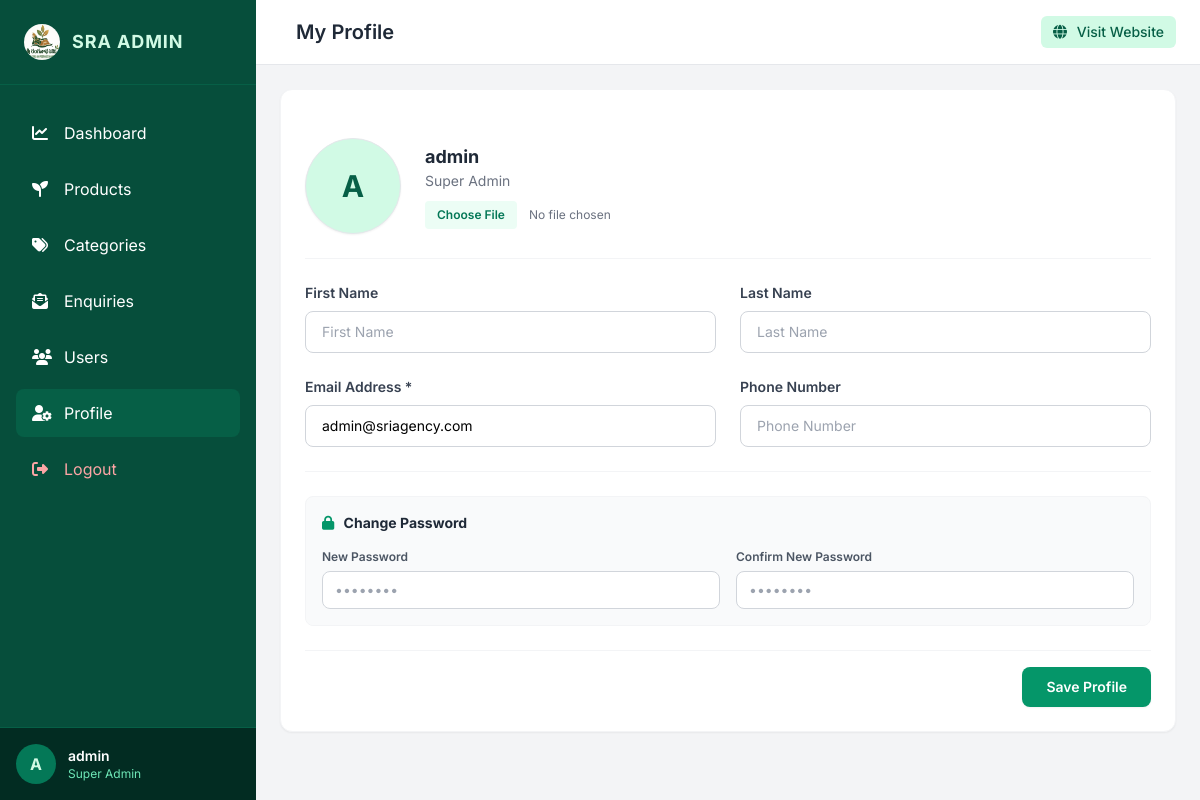
The app's page /dashboard/profile/ (signed in) with its own data.
### accounts/models.py (models this page shows, shortened)
class User(AbstractUser):
    ROLE_CHOICES = (
        ('super_admin', 'Super Admin'),
        ('admin', 'Admin'),
        ('store_manager', 'Store Manager'),
    )
    role = models.CharField(max_length=20, choices=ROLE_CHOICES, default='store_manager')
    avatar = models.ImageField(upload_to='avatars/', null=True, blank=True)
    phone = models.CharField(max_length=15, null=True, blank=True)
    objects = UserManager()

### accounts/views_mgmt.py (the view, shortened to what this page needs)
# urls.py: path('dashboard/profile/', profile_edit, name='profile_edit'),
@login_required
def profile_edit(request):
    user = request.user
    return render(request, 'dashboard/profile.html')

### templates/dashboard/profile.html (shortened to what this page needs)
{% extends 'dashboard/base.html' %}
{% block header_title %}My Profile{% endblock %}
{% block content %}
<div class="max-w-4xl bg-white rounded-xl shadow-sm border border-gray-100 overflow-hidden">
  <form method="POST" enctype="multipart/form-data" class="p-6 space-y-6">
    <div class="flex items-center space-x-6 pb-6 border-b border-gray-100">
      <div class="relative">
        {% if request.user.avatar %}
          <img src="{{ request.user.avatar.url }}" alt="Profile Photo" class="w-24 h-24 rounded-full object-cover border border-gray-200 shadow-sm" loading="lazy" width="800" height="600">
        {% else %}
          <div class="w-24 h-24 rounded-full bg-emerald-100 text-emerald-800 flex items-center justify-center font-bold text-3xl shadow-sm border border-gray-200">
            {{ request.user.username|slice:":1"|upper }}
          </div>
        {% endif %}
      </div>
      <div>
        <h3 class="text-lg font-bold text-gray-800">{{ request.user.username }}</h3>
        <p class="text-sm text-gray-500 capitalize">{{ request.user.get_role_display }}</p>
        <div class="mt-2.5">
          <input type="file" name="avatar" class="text-xs text-gray-500 file:mr-3 file:py-1.5 file:px-3 file:rounded file:border-0 file:text-xs file:font-semibold file:bg-emerald-50 file:text-emerald-700 hover:file:bg-emerald-100 cursor-pointer">
        </div>
      </div>
    </div>
    <div class="grid grid-cols-1 md:grid-cols-2 gap-6">
      <div>
        <label class="block text-sm font-semibold text-gray-700 mb-2">First Name</label>
        <input type="text" name="first_name" value="{{ request.user.first_name }}" placeholder="First Name" class="w-full px-4 py-2.5 rounded-lg border border-gray-300 focus:ring-2 focus:ring-emerald-500 text-sm">
      </div>
      <div>
        <label class="block text-sm font-semibold text-gray-700 mb-2">Last Name</label>
        <input type="text" name="last_name" value="{{ request.user.last_name }}" placeholder="Last Name" class="w-full px-4 py-2.5 rounded-lg border border-gray-300 focus:ring-2 focus:ring-emerald-500 text-sm">
      </div>
      <div>
        <label class="block text-sm font-semibold text-gray-700 mb-2">Email Address *</label>
        <input type="email" name="email" value="{{ request.user.email }}" required placeholder="email@sriagency.com" class="w-full px-4 py-2.5 rounded-lg border border-gray-300 focus:ring-2 focus:ring-emerald-500 text-sm">
      </div>
      <div>
        <label class="block text-sm font-semibold text-gray-700 mb-2">Phone Number</label>
        <input type="text" name="phone" value="{{ request.user.phone|default:'' }}" placeholder="Phone Number" class="w-full px-4 py-2.5 rounded-lg border border-gray-300 focus:ring-2 focus:ring-emerald-500 text-sm">
      </div>
    </div>
    <hr class="border-gray-100">
    <div class="bg-gray-50 p-4 rounded-lg border border-gray-100 space-y-4">
      <h4 class="text-sm font-bold text-gray-800"><i class="fa-solid fa-lock text-emerald-600 mr-1.5"></i> Change Password</h4>
      <div class="grid grid-cols-1 md:grid-cols-2 gap-4">
        <div>
          <label class="block text-xs font-semibold text-gray-600 mb-1.5">New Password</label>
          <input type="password" name="password" placeholder="••••••••" class="w-full px-3 py-2 rounded-lg border border-gray-300 focus:ring-2 focus:ring-emerald-500 text-sm bg-white">
        </div>
        <div>
          <label class="block text-xs font-semibold text-gray-600 mb-1.5">Confirm New Password</label>
          <input type="password" name="confirm_password" placeholder="••••••••" class="w-full px-3 py-2 rounded-lg border border-gray-300 focus:ring-2 focus:ring-emerald-500 text-sm bg-white">
        </div>
      </div>
    </div>
    <div class="pt-4 border-t border-gray-100 flex justify-end space-x-3">
      <button type="submit" class="bg-emerald-600 hover:bg-emerald-700 text-white text-sm font-semibold px-6 py-2.5 rounded-lg transition-colors shadow-sm">Save Profile</button>
    </div>
  </form>
</div>
{% endblock %}

### templates/dashboard/base.html (shortened to what this page needs)
{% load static %}
<!DOCTYPE html>
<html lang="en">
<head>
  <script src="https://cdn.tailwindcss.com"></script>
  <link rel="stylesheet" href="https://cdnjs.cloudflare.com/ajax/libs/font-awesome/6.4.0/css/all.min.css">
</head>
<body class="flex bg-gray-100 min-h-screen">
  <aside id="sidebar" class="bg-emerald-900 text-white w-64 min-h-screen flex flex-col transition-all duration-300 ease-in-out z-30 fixed lg:static -translate-x-full lg:translate-x-0">
    <div class="p-6 border-b border-emerald-800 flex items-center justify-between">
      <div class="flex items-center space-x-3">
        <img src="{% static 'logo.webp' %}" alt="SRA Logo" class="w-9 h-9 rounded-full" loading="lazy" width="40" height="40">
        <span class="font-bold text-lg tracking-wider text-emerald-100">SRA ADMIN</span>
      </div>
    </div>
    <nav class="flex-1 px-4 py-6 space-y-2 overflow-y-auto">
      <a href="{% url 'dashboard_home' %}" class="flex items-center space-x-3 px-4 py-3 rounded-lg hover:bg-emerald-800 transition-colors {% if request.resolver_match.url_name == 'dashboard_home' %}bg-emerald-800{% endif %}">
        <i class="fa-solid fa-chart-line w-5"></i>
        <span>Dashboard</span>
      </a>
      <a href="{% url 'product_list' %}" class="flex items-center space-x-3 px-4 py-3 rounded-lg hover:bg-emerald-800 transition-colors {% if 'product' in request.path %}bg-emerald-800{% endif %}">
        <i class="fa-solid fa-seedling w-5"></i>
        <span>Products</span>
      </a>
      <a href="{% url 'category_list' %}" class="flex items-center space-x-3 px-4 py-3 rounded-lg hover:bg-emerald-800 transition-colors {% if 'categories' in request.path %}bg-emerald-800{% endif %}">
        <i class="fa-solid fa-tags w-5"></i>
        <span>Categories</span>
      </a>
      <a href="{% url 'enquiry_list' %}" class="flex items-center space-x-3 px-4 py-3 rounded-lg hover:bg-emerald-800 transition-colors {% if 'enquiries' in request.path %}bg-emerald-800{% endif %}">
        <i class="fa-solid fa-envelope-open-text w-5"></i>
        <span>Enquiries</span>
      </a>
      {% if request.user.role == 'super_admin' or request.user.role == 'admin' %}
      <a href="{% url 'user_list' %}" class="flex items-center space-x-3 px-4 py-3 rounded-lg hover:bg-emerald-800 transition-colors {% if 'users' in request.path %}bg-emerald-800{% endif %}">
        <i class="fa-solid fa-users w-5"></i>
        <span>Users</span>
      </a>
      {% endif %}
      <a href="{% url 'profile_edit' %}" class="flex items-center space-x-3 px-4 py-3 rounded-lg hover:bg-emerald-800 transition-colors {% if 'profile' in request.path %}bg-emerald-800{% endif %}">
        <i class="fa-solid fa-user-gear w-5"></i>
        <span>Profile</span>
      </a>
      <a href="{% url 'logout' %}" class="flex items-center space-x-3 px-4 py-3 rounded-lg hover:bg-emerald-800 text-red-300 transition-colors mt-8">
        <i class="fa-solid fa-right-from-bracket w-5"></i>
        <span>Logout</span>
      </a>
    </nav>
    <div class="p-4 border-t border-emerald-800 flex items-center space-x-3 bg-emerald-950">
      {% if request.user.avatar %}
        <img src="{{ request.user.avatar.url }}" alt="Avatar" class="w-10 h-10 rounded-full object-cover" loading="lazy" width="800" height="600">
      {% else %}
        <div class="w-10 h-10 rounded-full bg-emerald-700 flex items-center justify-center font-bold text-emerald-100">
          {{ request.user.username|slice:":1"|upper }}
        </div>
      {% endif %}
      <div class="flex-1 min-w-0">
        <p class="text-sm font-semibold truncate">{{ request.user.username }}</p>
        <p class="text-xs text-emerald-300 capitalize truncate">{{ request.user.get_role_display }}</p>
      </div>
    </div>
  </aside>
  <div class="flex-1 flex flex-col min-w-0 overflow-hidden lg:pl-0">
    <header class="bg-white border-b border-gray-200 px-6 py-4 flex items-center justify-between z-10">
      <div class="flex items-center space-x-4">
        <h1 class="text-xl font-semibold text-gray-800">{% block header_title %}SRA Admin Dashboard{% endblock %}</h1>
      </div>
      <div class="flex items-center space-x-4">
        <a href="{% url 'home' %}" target="_blank" class="text-sm bg-emerald-100 text-emerald-800 px-3 py-1.5 rounded-md font-medium hover:bg-emerald-200 transition-colors">
          <i class="fa-solid fa-globe mr-1.5"></i> Visit Website
        </a>
      </div>
    </header>
<main id="main-content">
    <main class="flex-1 overflow-y-auto p-6">
      {% block content %}{% endblock %}
    </main>
  </div>
</body>
</html>

### templates/dashboard/base.html (style rules this page uses)
body { font-family: 'Inter', sans-serif; background-color: #f3f4f6; }

### records on screen
User: user.username "A", user.username "admin", user.role "Super Admin", email "admin@sriagency.com"
